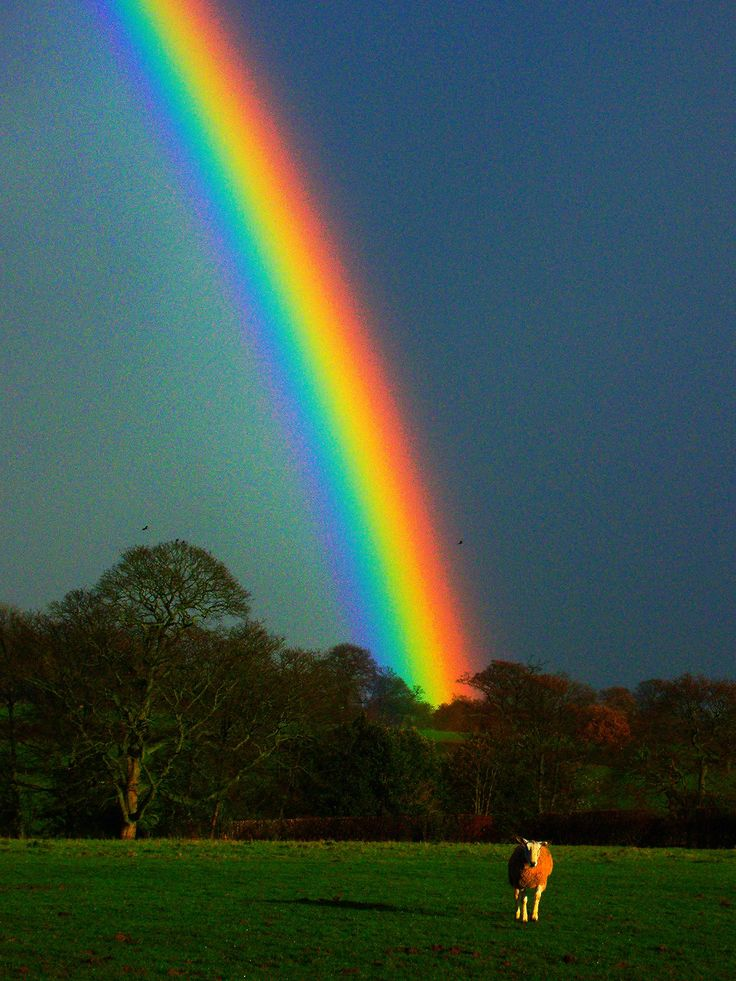
#> input picture 4-Anno/Computer-Vision/Esercizi/images/rainbow.jpeg, 736 x 981 px
$ python inClass-ex1.py --image images/rainbow.jpeg
#> lines starting #> are read from the running program, lines starting #| are printed output that depends on the picture; after the words box and inside, x2 and y2 are one past the last pixel; in counts of white or black regions, pixels touching at a corner belong together

import numpy as np
import argparse
import cv2

ap = argparse.ArgumentParser()
ap.add_argument("-i", "--image", required=True, help="Path to the input image")
args = vars(ap.parse_args())

image = cv2.imread(args["image"])
#> image is the input picture: shape (981, 736, 3); mean B, G, R 74.9, 82.5, 60

boundaries = [
    ([17, 15, 100], [50, 56, 200]),
    ([86, 31, 4], [220, 88, 50]),
    ([25, 146, 190], [62, 174, 250]),
    ([103, 86, 65], [145, 133, 128])
]

for (lower, upper) in boundaries:
    lower = np.array(lower, dtype = "uint8")
    upper = np.array(upper, dtype = "uint8")

    mask = cv2.inRange(image, lower, upper)
    output = cv2.bitwise_and(image, image, mask = mask)

    cv2.imshow("images", np.hstack([image, output]))
    cv2.waitKey(0)
#> this loop made 4 passes
#> pass 1, `mask = cv2.inRange(image, lower, upper)`:
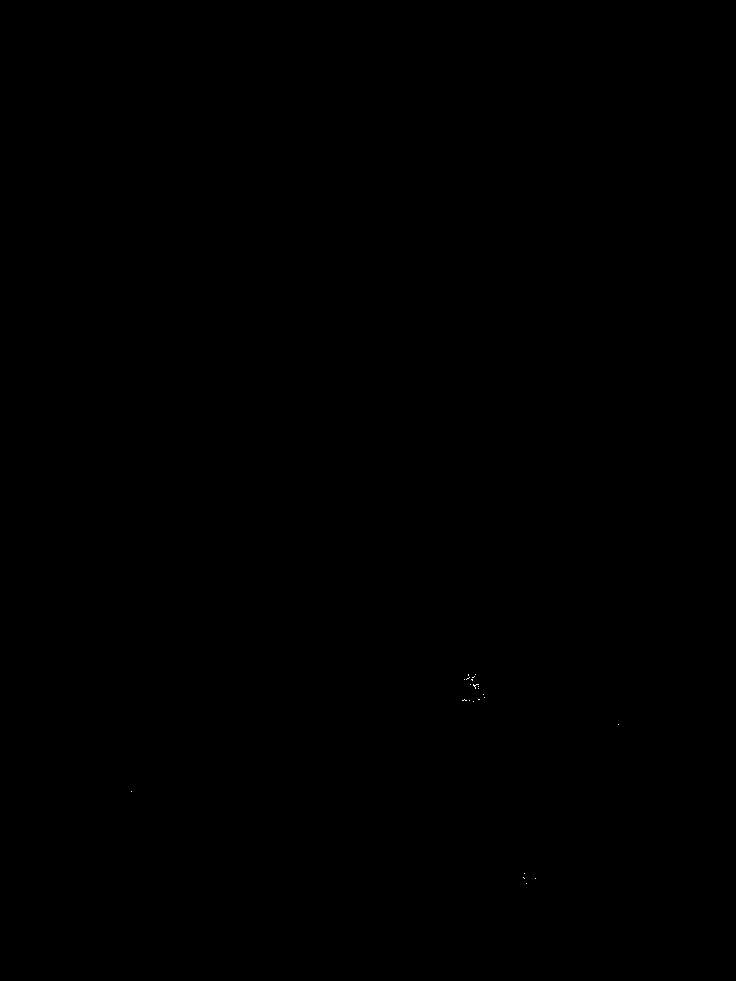
#> mask: shape (981, 736); 0.01% white in thin lines or dots, all inside (x1, y1, x2, y2) = (131, 674, 619, 884)
#> pass 1, `cv2.imshow("images", np.hstack([image, output]))`:
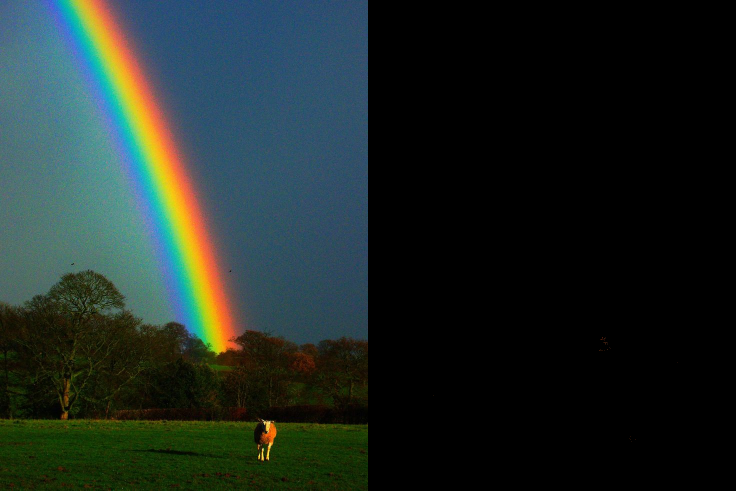
#> window 'images': shape (981, 1472, 3) (shown at 1/2 size); mean B, G, R 37.5, 41.2, 30
#> pass 2, `mask = cv2.inRange(image, lower, upper)`:
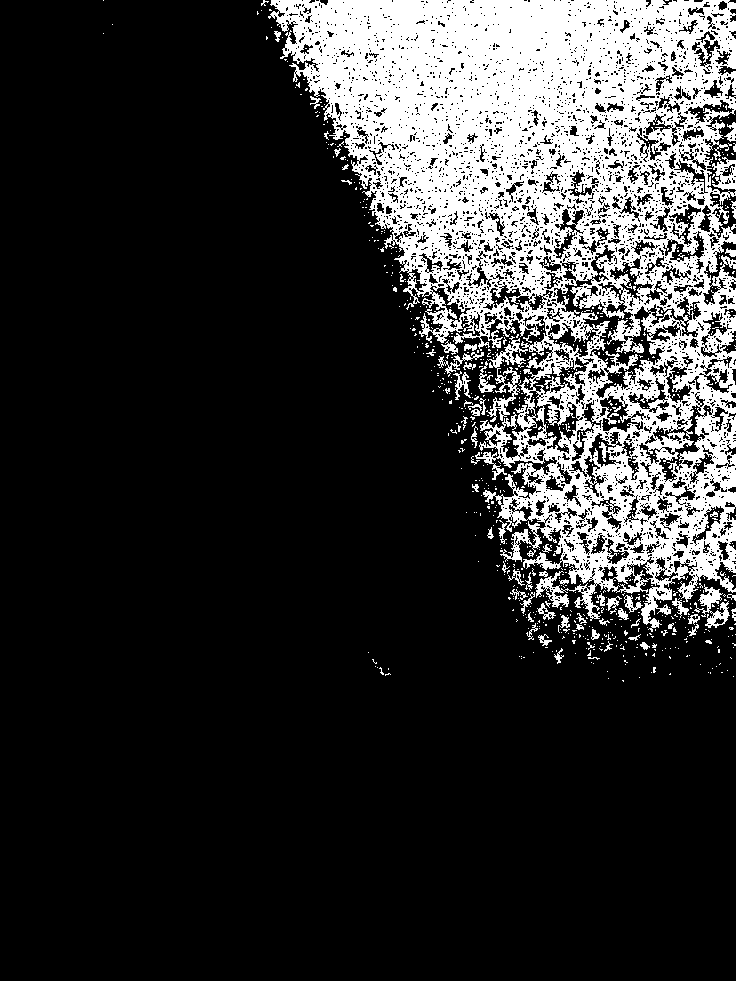
#> mask: shape (981, 736); 19.8% white; 820 white regions (752 under 20 px), largest, box (x1, y1, x2, y2) and area: (268, 0, 736, 632) 135278, (486, 336, 528, 422) 973, (694, 584, 730, 628) 609
